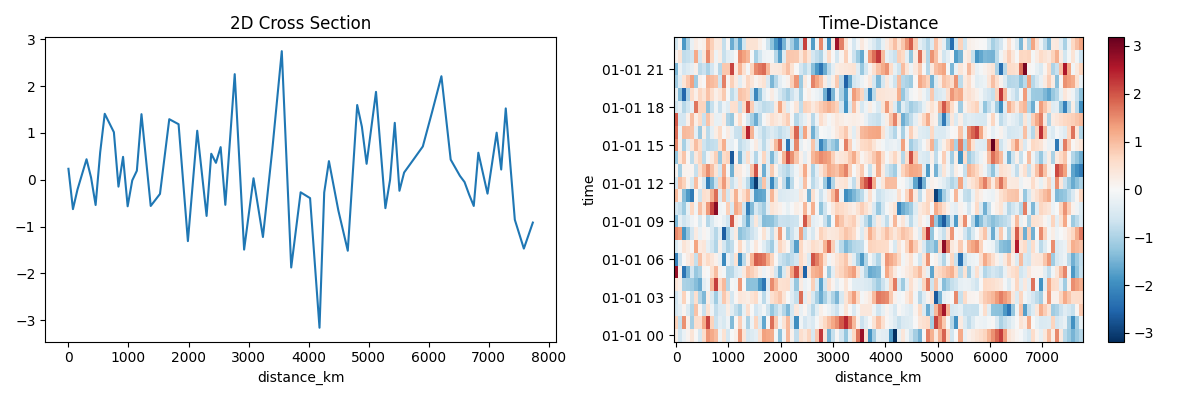

This chart was generated by the following Python code:
#!/usr/bin/env python3
# ====================================================================================================
#  前置def
# ====================================================================================================
# 計算剖面線上每個點到起點的距離（公里）
def haversine_distance(lat1, lon1, lat2, lon2):
    """計算地球大圓距離（km）"""
    import numpy as np

    R = 6371.0  # 地球半徑（km）
    lat1, lon1, lat2, lon2 = map(np.radians, [lat1, lon1, lat2, lon2])
    dlat = lat2 - lat1
    dlon = lon2 - lon1
    a = np.sin(dlat/2)**2 + np.cos(lat1) * np.cos(lat2) * np.sin(dlon/2)**2
    c = 2 * np.arcsin(np.sqrt(a))
    return R * c

# 向量化的 Haversine 距離計算
def haversine_distance_vectorized(lat1, lon1, lat2, lon2):
    """
    向量化的 Haversine 距離計算
    lat1, lon1: 陣列形狀 (n,) - 第一組點
    lat2, lon2: 陣列形狀 (m,) - 第二組點
    返回距離矩陣（km），形狀 (m, n)
    """
    import numpy as np

    R = 6371.0  # 地球半徑（km）
    lat1, lon1, lat2, lon2 = map(np.radians, [lat1, lon1, lat2, lon2])
    
    # 使用 broadcasting 計算所有組合的距離
    dlat = lat2[:, np.newaxis] - lat1[np.newaxis, :]
    dlon = lon2[:, np.newaxis] - lon1[np.newaxis, :]
    
    a = (np.sin(dlat/2)**2 + 
            np.cos(lat1[np.newaxis, :]) * np.cos(lat2[:, np.newaxis]) * np.sin(dlon/2)**2)
    c = 2 * np.arcsin(np.sqrt(a))
    return R * c

# 計算剖面指向（相對於正東方向，逆時針為正）
def calculate_orientation_angle_spherical(lat1, lon1, lat2, lon2):
    """
    使用球面三角學計算從點1到點2的指向
    
    Returns:
    --------
    float : 指向（度）
        0° = 正東（East）
        90° = 正北（North）
        180° = 正西（West）
        270° = 正南（South）
    """
    import numpy as np

    # 轉換為弧度
    lat1_rad = np.radians(lat1)
    lon1_rad = np.radians(lon1)
    lat2_rad = np.radians(lat2)
    lon2_rad = np.radians(lon2)
    
    # 計算經緯度差異
    dlon = lon2_rad - lon1_rad
    
    # 使用球面三角學計算方位角
    y = np.sin(dlon) * np.cos(lat2_rad)
    x = np.cos(lat1_rad) * np.sin(lat2_rad) - np.sin(lat1_rad) * np.cos(lat2_rad) * np.cos(dlon)
    bearing_from_north = np.degrees(np.arctan2(y, x))
    
    # 轉換為從東方逆時針的角度(指向)
    orientation = 90 - bearing_from_north
    
    # 確保角度在 0-360 度範圍內
    orientation = orientation % 360
    
    return orientation

def calculate_orientation_angle_cartesian(lat1, lon1, lat2, lon2):
    """
    使用笛卡爾座標計算從點1到點2的指向（平面近似）
    直接使用經緯度差異計算角度
    
    Returns:
    --------
    float : 指向（度）
        0° = 正東（East）
        90° = 正北（North）
        180° = 正西（West）
        270° = 正南（South）
    """
    import numpy as np

    # 計算經緯度差異
    dlat = lat2 - lat1
    dlon = lon2 - lon1
    
    # 使用 arctan2 計算角度（從東方逆時針）
    # 注意：dlon 對應 x 軸（東西向），dlat 對應 y 軸（南北向）
    orientation = np.degrees(np.arctan2(dlat, dlon))
    
    # 確保角度在 0-360 度範圍內
    orientation = orientation % 360
    
    return orientation

# ====================================================================================================
#  MAIN def
# ====================================================================================================
def custom_cross_section(data, start, end, lons, lats, steps=101, method='linear', buffer_km=1E99, orientation_method='cartesian', **kwargs):
    """
    自訂剖面插值函數，適用於 w2nc and ERA5 的 curvilinear grid。
    整合 MetPy 插值功能，支援 Barnes 與 Cressman 分析。
    
    Parameters:
    -----------
    data : xarray.DataArray 輸入資料，可以是任意維度
    start : tuple 起點 (緯度, 經度)
    end : tuple 終點 (緯度, 經度)
    lons : xarray.DataArray  經度陣列，dim=-1 是經度
    lats : xarray.DataArray  緯度陣列，dim=-2 是緯度
    steps : int 插值點數
    method : str  插值方法 (interp_type)。
        SciPy methods: 'linear', 'nearest', 'cubic', 'rbf'
        MetPy methods: 'natural_neighbor', 'barnes', 'cressman'
        webpage of metpy.interpolate.interpolate_to_points :
        https://unidata.github.io/MetPy/latest/api/generated/metpy.interpolate.interpolate_to_points.html#metpy.interpolate.interpolate_to_points
    buffer_km : float 剖面兩側的緩衝區距離（公里），用於預先篩選資料點，預設為不設定遮罩
    orientation_method : str 指向計算方式 ('spherical', 'cartesian')
        'cartesian' : 使用笛卡爾座標，直接計算與經緯度線的交角（平面近似）
        'spherical' : 使用球面三角學計算真實大圓方位角（地球曲率）
    **kwargs : dict
        傳遞給 metpy.interpolate.interpolate_to_points 的額外參數。
        例如: search_radius, minimum_neighbors, gamma, kappa_star, rbf_func, rbf_smooth
    
    Returns:
    --------
    xarray.DataArray
        剖面資料，新增 'cross_section_index' 維度和相關座標
        如果原始資料有單位,會自動保留
        屬性中包含 'cross_section_orientation_deg' (剖面指向，度)

    v1.3 2025-12-20 YakultSmoothie 微調 print 內容
    v1.2 2025-12-24 YakultSmoothie with Gemini3
        整合 metpy.interpolate.interpolate_to_points 以支援 barnes/cressman 等進階插值
    v1.1 2025-10-17 YakultSmoothie with Claude
        增加 orientation_method 參數

    """
    from metpy.interpolate import interpolate_to_points
    import numpy as np
    import xarray as xr
    
    print(f"Run custom_cross_section (v1.2) ...")
    print(f"    建立剖面路徑: {steps} 個點")
    print(f"    插值方法 (Method): {method}")
    print(f"    指向計算方式: {orientation_method}")
    if kwargs:
        print(f"    額外參數 (Kwargs): {kwargs}")
    
    # 檢查原始資料是否有單位
    has_units = hasattr(data, 'data') and hasattr(data.data, 'units')
    original_units = data.data.units if has_units else None
    
    # 建立剖面路徑 - 走經緯方向過去
    lats_path = np.linspace(start[0], end[0], steps)
    lons_path = np.linspace(start[1], end[1], steps)
    
    # 根據選擇的方法計算指向
    if orientation_method == 'spherical':
        calculate_orientation_angle = calculate_orientation_angle_spherical
    elif orientation_method == 'cartesian':
        calculate_orientation_angle = calculate_orientation_angle_cartesian
    else:
        raise ValueError(f"未知的 orientation_method: {orientation_method}. 請使用 'spherical' 或 'cartesian'")
    
    orientation_angle = calculate_orientation_angle(start[0], start[1], end[0], end[1])
    
    # 判斷主要方向
    if orientation_angle < 22.5 or orientation_angle >= 337.5:
        direction_desc = "E"
    elif 22.5 <= orientation_angle < 67.5:
        direction_desc = "NE"
    elif 67.5 <= orientation_angle < 112.5:
        direction_desc = "N"
    elif 112.5 <= orientation_angle < 157.5:
        direction_desc = "NW"
    elif 157.5 <= orientation_angle < 202.5:
        direction_desc = "W"
    elif 202.5 <= orientation_angle < 247.5:
        direction_desc = "SW"
    elif 247.5 <= orientation_angle < 292.5:
        direction_desc = "S"
    else:
        direction_desc = "SE"
    
    # 計算每個剖面點的累積距離（沿路徑）
    distances_km = np.zeros(steps)
    for i in range(1, steps):
        segment_distance = haversine_distance(
            lats_path[i-1], lons_path[i-1],
            lats_path[i], lons_path[i]
        )
        distances_km[i] = distances_km[i-1] + segment_distance
    
    # 計算每個剖面點的方位角（局部方向，相對於相鄰點）
    point_orientations = np.zeros(steps)
    
    # 起點：從本點指向下一點
    point_orientations[0] = calculate_orientation_angle(
        lats_path[0], lons_path[0], 
        lats_path[1], lons_path[1]
    )
    
    # 中間點：使用前一點到下一點的方向（中心差分）
    for i in range(1, steps - 1):
        point_orientations[i] = calculate_orientation_angle(
            lats_path[i-1], lons_path[i-1],
            lats_path[i+1], lons_path[i+1]
        )
    
    # 終點：從前一點指向本點
    point_orientations[-1] = calculate_orientation_angle(
        lats_path[-2], lons_path[-2],
        lats_path[-1], lons_path[-1]
    ) 

    # 獲取原始網格的經緯度（假設最後兩維是空間維度）
    # 使用 np.asarray 確保同時支援 xarray 與 numpy 陣列
    lats_grid = np.asarray(lats)
    lons_grid = np.asarray(lons)
    
    # 預先計算每個網格點到剖面線的最短距離，用於篩選
    # print(f"    計算網格點到剖面線的距離（使用 Haversine 公式）...")
    grid_points = np.column_stack([lats_grid.ravel(), lons_grid.ravel()])
    path_points = np.column_stack([lats_path, lons_path])
    
    # 計算所有網格點到所有剖面點的距離矩陣
    # 注意：這會產生一個 (n_path × n_grid) 的矩陣
    distances_matrix = haversine_distance_vectorized(
        grid_points[:, 0],  # 所有網格點的緯度
        grid_points[:, 1],  # 所有網格點的經度
        path_points[:, 0],  # 所有剖面點的緯度
        path_points[:, 1]   # 所有剖面點的經度
    )
    
    # 對每個網格點，找出到剖面線的最短距離
    distances_to_path = distances_matrix.min(axis=0)
    
    spatial_mask = distances_to_path <= buffer_km
    print(f"    剖面緩衝區: ±{buffer_km} km; 保留 {spatial_mask.sum()}/{len(spatial_mask)} 個網格點 ({100*spatial_mask.sum()/len(spatial_mask):.1f}%)")
    
    # 重塑 data 使最後兩維是空間維度
    original_dims = list(data.dims)
    original_shape = data.shape
    
    # 找出空間維度（假設是最後兩維）
    spatial_dims = original_dims[-2:]
    other_dims = original_dims[:-2]

    # 提取數值部分(如果有單位的話)
    data_values = data.data.magnitude if has_units else data.values
    
    if len(other_dims) > 0:
        # 將前面所有維度合併成一維
        n_other = int(np.prod([original_shape[data.dims.index(d)] for d in other_dims]))
        n_spatial = original_shape[-2] * original_shape[-1]
        data_reshaped = data.values.reshape(n_other, n_spatial)
        print(f"    資料維度: {other_dims} + {spatial_dims}")
        print(f"    重塑為: ({n_other}, {n_spatial})")
    else:
        # 沒有其他維度，只有空間維度
        data_reshaped = data.values.reshape(1, -1)
        n_other = 1
        print(f"    資料維度: {spatial_dims}")
    
    # 準備結果陣列
    result = np.zeros((n_other, steps))
    
    # 準備插值用的點（只保留在緩衝區內的點）
    points_filtered = grid_points[spatial_mask]
    
    print(f"    開始插值 {n_other} 個切片 (Method: {method})...")
    
    # 對每個切片進行插值
    for idx in range(n_other):
        # if n_other > 1 and idx % 100 == 0:
        #     print(f"        處理切片 {idx+1}/{n_other}")
        
        # 取得該切片的資料
        values = data_reshaped[idx, :]
        values_filtered = values[spatial_mask]   # 空間遮罩
        
        # 移除 NaN 值, 移除資料本身為 NaN 的值
        mask_valid = ~np.isnan(values_filtered)
        points_valid = points_filtered[mask_valid]
        values_valid = values_filtered[mask_valid]
        
        if len(values_valid) == 0:
            # print(f"        警告: 切片 {idx} 沒有有效資料")
            result[idx, :] = np.nan
            continue
        
        # 使用 MetPy interpolate_to_points 進行插值
        # interp_type 對應我們傳入的 method
        # **kwargs 會傳入 search_radius, gamma, rbf_func 等參數
        try:
            result[idx, :] = interpolate_to_points(
                points_valid, values_valid, path_points,
                interp_type=method, 
                **kwargs
            )
        except Exception as e:
            print(f"        插值錯誤 (Slice {idx}): {e}")
            result[idx, :] = np.nan
    
    # 將結果重塑回原始維度結構（除了空間維度改為 cross_section_index）
    if len(other_dims) > 0:
        result_shape = [original_shape[data.dims.index(d)] for d in other_dims] + [steps]
        result_reshaped = result.reshape(result_shape)
        result_dims = other_dims + ['cross_section_index']
        
        # 建立座標字典
        coords = {
            'cross_section_index': np.arange(steps),
            'latitude': ('cross_section_index', lats_path),
            'longitude': ('cross_section_index', lons_path),
            'distance_km': ('cross_section_index', distances_km),
            'orientation': ('cross_section_index', point_orientations)
        }
        
        # 加入原有的非空間維度座標
        for dim in other_dims:
            if dim in data.coords:
                coords[dim] = data.coords[dim]
    else:
        result_reshaped = result[0, :]
        result_dims = ['cross_section_index']
        coords = {
            'cross_section_index': np.arange(steps),
            'latitude': ('cross_section_index', lats_path),
            'longitude': ('cross_section_index', lons_path),
            'distance_km': ('cross_section_index', distances_km),
            'orientation': ('cross_section_index', point_orientations)
        }
    
    # 建立新的 DataArray，並將指向加入屬性
    cross_data = xr.DataArray(
        result_reshaped,
        dims=result_dims,
        coords=coords,
        attrs={
            **data.attrs,
            'cross_section_orientation_deg': orientation_angle,
            'cross_section_orientation_method': orientation_method,
            'cross_section_direction': direction_desc,
            'cross_section_start': f"({start[0]:.2f}, {start[1]:.2f})",
            'cross_section_end': f"({end[0]:.2f}, {end[1]:.2f})",
            'interpolation_method': method
        }
    )

    # 如果原始資料有單位,附加到結果上
    if has_units:
        cross_data = cross_data * original_units
        print(f"    單位: {original_units}")
    
    print(f"    插值完成！")
    print(f"        輸出維度: {cross_data.dims}")
    print(f"        剖面總長度: {distances_km[-1]:.2f} km")
    print(f"        剖面指向: {orientation_angle:.2f}° ({direction_desc})")
    
    return cross_data

#====================================================================================================
def main():
    """測試 custom_cross_section 函數"""
    import xarray as xr
    import numpy as np
    import matplotlib.pyplot as plt
    import pandas as pd
    
    print("測試 custom_cross_section")
    
    # 設定網格大小與時間步數
    nx, ny, nt = 360, 181, 24
    lon_1d = np.linspace(-180, 180-1, nx)
    lat_1d = np.linspace(-90, 90, ny)
    LON, LAT = np.meshgrid(lon_1d, lat_1d)
    
    # 建立時間與垂直座標
    time_coord = pd.date_range('2024-01-01', periods=nt, freq='1h')
    vertical_coord = np.array([1000, 925, 850, 700, 500, 400, 300, 250, 200, 150])
    
    # 建立具有規律性的基礎場
    # 1. 緯度依賴的溫度場（赤道暖、極地冷）
    temp_base = 30 - 0.5 * np.abs(LAT)
    
    # 2. 加入經度波動（模擬行星波）
    wave_pattern = 5 * np.sin(3 * np.deg2rad(LON))
    
    # 3. 垂直結構（對流層減溫）
    vertical_profile = (vertical_coord / 1000.0) ** 0.286  # 位溫垂直分布
    
    # 4. 日變化（模擬日夜溫差）
    diurnal_cycle = 3 * np.sin(2 * np.pi * np.arange(nt) / 24)
    
    # 組合規律場
    data_regular = np.zeros((nt, len(vertical_coord), ny, nx))
    for t in range(nt):
        for p in range(len(vertical_coord)):
            data_regular[t, p, :, :] = (
                temp_base + 
                wave_pattern + 
                diurnal_cycle[t] +
                10 * (1 - vertical_profile[p])  # 垂直溫度遞減
            )
    
    # 加入隨機擾動（標準差約為信號的10%）
    noise_amplitude = 0.1 * np.std(data_regular)
    random_noise = np.random.randn(nt, len(vertical_coord), ny, nx) * noise_amplitude
    
    # 最終資料 = 規律場 + 隨機擾動
    data_combined = data_regular + random_noise
    
    # 建立 xarray DataArray
    data_4d = xr.DataArray(
        data_combined,
        dims=['time', 'vertical', 'y', 'x'],
        coords={
            'time': time_coord,
            'vertical': vertical_coord,
            'lon': (['x'], lon_1d),
            'lat': (['y'], lat_1d),
        },
        attrs={
            'long_name': 'Simulated Temperature',
            'units': 'degree_C',
            'description': 'Regular pattern with random perturbation'
        }
    )
    
    lons = xr.DataArray(LON, dims=['y', 'x'])
    lats = xr.DataArray(LAT, dims=['y', 'x'])
    
    # 執行剖面
    cross_params = {
        'start': (89, 100),
        'end': (89, -100),
        'lons': lons,
        'lats': lats,
        'steps': 201,
        'method': 'linear',
        'buffer_km': 300,
        'orientation_method' : 'cartesian',
    }
    
    print("start, end:", cross_params['start'], ", ", cross_params['end'])
    cross_4d = custom_cross_section(data_4d, **cross_params)
    #breakpoint()
    print(f"\n結果形狀: {cross_4d.shape}")
    print(f"結果維度: {cross_4d.dims}")
    print(f"剖面長度: {cross_4d.distance_km.values[-1]:.1f} km")
    
    # 簡單畫圖
    fig, axes = plt.subplots(1, 2, figsize=(12, 4))
    
    # 2D 剖面
    cross_4d.isel(time=0, vertical=3).plot(ax=axes[0], x='distance_km')
    axes[0].set_title('2D Cross Section')
    
    # 時間-距離圖
    cross_4d.isel(vertical=3).plot(ax=axes[1], x='distance_km', y='time')
    axes[1].set_title('Time-Distance')
    
    plt.tight_layout()
    plt.savefig('def_custom_cross_section.png', dpi=100)
    print("\n圖片已儲存: def_custom_cross_section.png")
    
    return cross_4d


if __name__ == "__main__":
    cross_4d = main()
